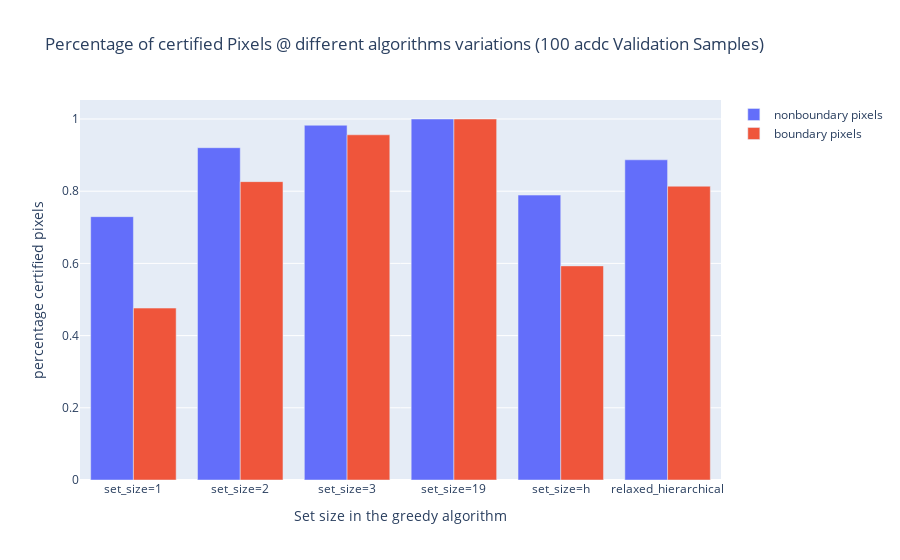

This figure's notebook cell:
### Code cell
n_ = 75
x = []
options = ['certified_nonboundary_pixels_count', 'certified_boundary_pixels_count']
denom = ['num_nonboundary_pixels', 'num_boundary_pixels']
traces = ['nonboundary pixels', 'boundary pixels']
colors = ['purple', 'blue', 'red', 'green']
fig = go.Figure()
show_legend = True
i = 1
for o_i, option in enumerate(options):
    for n, n_d in graph_dict.items():
        if n == n_:
            x, y = [], []
            y_h = []
            for k, v in n_d.items():
                x.append(f'set_size={k}')
                y.append(graph_dict[n][k][option]/graph_dict[n][k][denom[o_i]])
            x.append('relaxed_hierarchical')
            y.append(graph_dict_h[n][option]/graph_dict_h[n][denom[o_i]])

            fig.add_bar(x=x, y=y, name=f'{traces[o_i]}')
            fig.update_xaxes(title_text='Set size in the greedy algorithm', )
            fig.update_yaxes(title_text= f'percentage certified pixels' )
            i += 1

fig.update_layout(
    title=f'Percentage of certified Pixels @ different algorithms variations ({len(stats.keys())} {dataset} Validation Samples)',
)
fig.update_traces(overwrite=True)
fig.show()

### Figure 1 — Plotly figure (JSON) as saved in the notebook; plotly's stock layout.template omitted (floating-point values rounded to 4 significant figures)
{"data": [{"name": "nonboundary pixels", "type": "bar", "x": ["set_size=1", "set_size=2", "set_size=3", "set_size=19", "set_size=h", "relaxed_hierarchical"], "y": [0.7295, 0.9205, 0.9827, 1, 0.7892, 0.887]}, {"name": "boundary pixels", "type": "bar", "x": ["set_size=1", "set_size=2", "set_size=3", "set_size=19", "set_size=h", "relaxed_hierarchical"], "y": [0.4762, 0.8265, 0.9562, 1, 0.5931, 0.8139]}], "layout": {"title": {"text": "Percentage of certified Pixels @ different algorithms variations (100 acdc Validation Samples)"}, "xaxis": {"title": {"text": "Set size in the greedy algorithm"}}, "yaxis": {"title": {"text": "percentage certified pixels"}}}}
